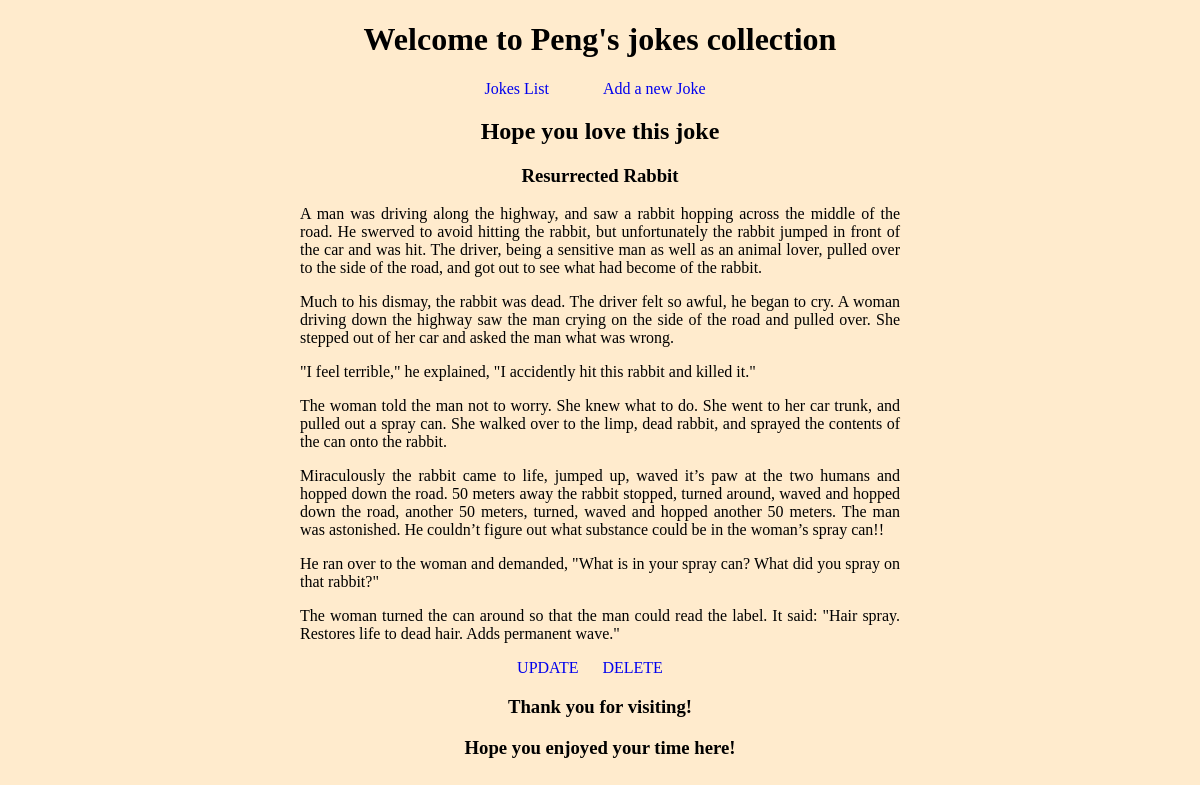
Screenshot of /content/3/ with the database file from the repository.
### jokes/models.py (models this page shows, shortened)
class Content(models.Model):
    title = models.CharField(max_length = 64)
    author = models.ForeignKey('auth.User', on_delete=models.CASCADE)
    body = models.TextField()

### jokes/views.py (the view)
# urls.py: path('content/<int:pk>/', JokesDetailsView.as_view(), name='details'),
class JokesDetailsView(DetailView):
    template_name = 'details.html'
    model = Content

### templates/details.html (shortened to what this page needs)
{% extends 'base.html' %}
{% block content %}
<h2>Hope you love this joke </h1>
<h3>{{ object.title }}</h3>
<p>{{ object.body|linebreaks }}</p>
<a href=" {% url 'update' object.pk %}">UPDATE</a>
<a href=" {% url 'delete' object.pk %}">DELETE</a>
{% endblock content%}

### static/css/base.css (style rules this page uses)
body { background-color: blanchedalmond; }
p { text-align: justify; }
a { margin-right: 20px; text-decoration: none; }

### rows the page displays
Content: title "Resurrected Rabbit", body "A man was driving along the highway, and saw a rabbit hopping across the middle of the road. He swerved to avoid hitting the rabbit, but unfortunately the rabbit jumped in front of the car and was hit. The driver, being a sensitive man as well as an animal lover, pulled over to the side of the road, and got out to see what had become of the rabbit. Much to his dismay, the rabbit was dead. The driver felt so awful, he began to cry. A woman driving down the highway saw the man crying on the side of the road and pulled over. She stepped out of her car and asked the man what was wrong. \"I feel terrible,\" he explained, \"I accidently hit this rabbit and killed it.\" The woman told the man not to…"
